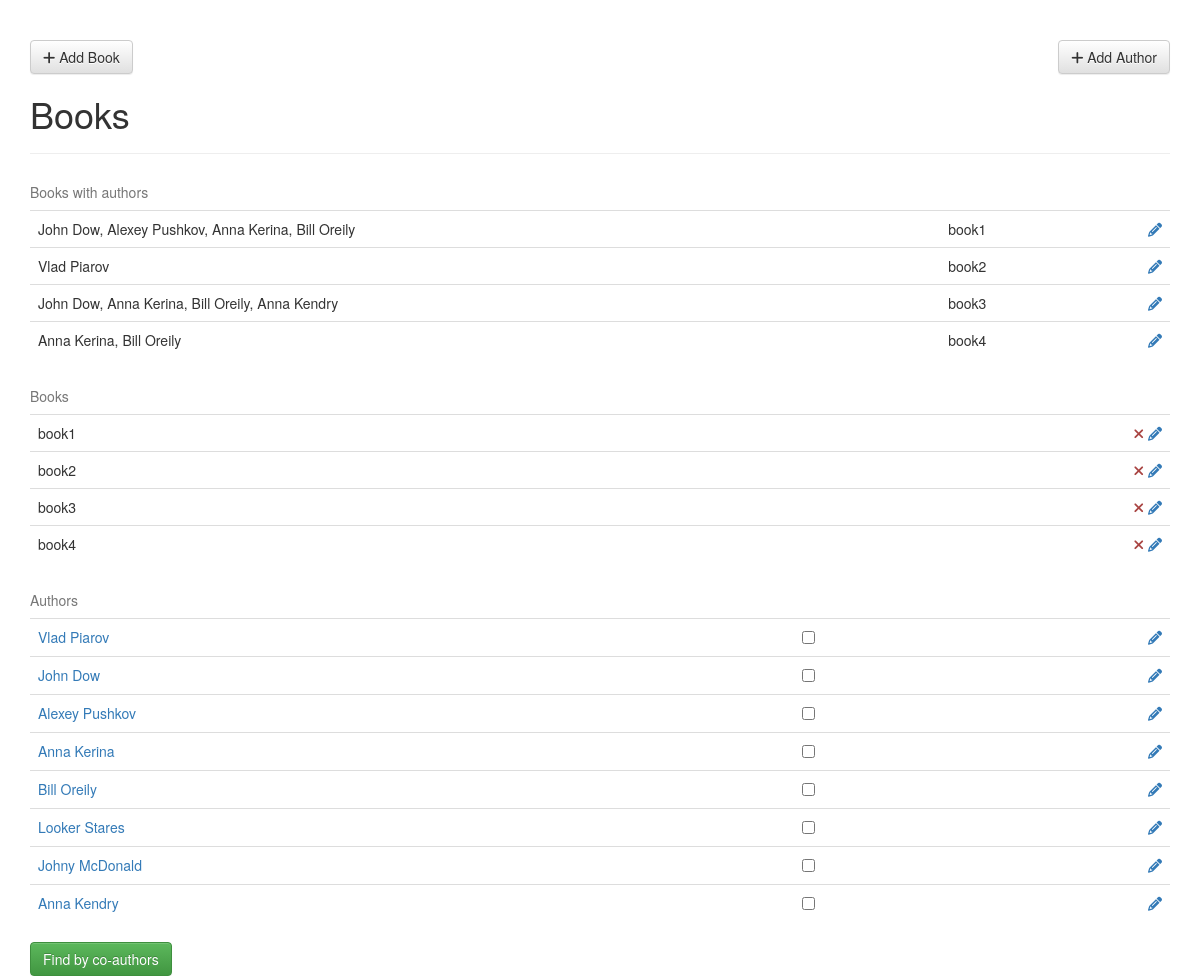
The page / on the database its author committed.
### tables this page shows
CREATE TABLE `books` (
  `id` int(11) NOT NULL,
  `name` varchar(128) NOT NULL
);

CREATE TABLE `authors` (
  `id` int(11) NOT NULL,
  `name` varchar(128) NOT NULL
);

### Controllers/Controller.php (called while the page is built, shortened)
<?php
class Controller
{
    public function __construct()
    {
        $this->conn = new mysqli(Config::$host, Config::$login, Config::$password, Config::$dbname);
    }
    public function render($name, $vars, $layout = null)
    {
        extract($vars);
        include 'Views/'.$name.'.php';
        if ($layout) {
            $content = ob_get_clean();
            include 'Views/'.$layout.'.php';
        }
    }
}

### Controllers/DefaultController.php (called while the page is built)
<?php
class DefaultController extends Controller
{
    public function indexAction()
    {
        $sql = "SELECT GROUP_CONCAT(a.name SEPARATOR ', ') as authors, b.id as book_id, b.name as book_name FROM books AS b,
          authors_books AS ab, authors as a WHERE b.id=ab.book_id AND a.id = ab.author_id group by b.id";
        $result_books_with_authors = $this->conn->query($sql);
        $sql = "SELECT * FROM books";
        $result_books = $this->conn->query($sql);
        $sql = "SELECT * FROM authors";
        $result_authors = $this->conn->query($sql);
        $this->render('index', [
            'books_with_authors' => $result_books_with_authors->fetch_all(MYSQLI_ASSOC),
            'books'              => $result_books->fetch_all(MYSQLI_ASSOC),
            'authors'            => $result_authors->fetch_all(MYSQLI_ASSOC),
        ], 'layout');
    }
}

### index.php (called while the page is built)
<?php
require_once 'Route.php';
require_once 'Config.php';
require_once 'Controllers/Controller.php';
Route::start();

### Views/index.php (the view)
<div class="page-header">
    <a class="btn btn-default pull-right" href="/?controller=author&action=add"><i class="fa fa-plus"></i> Add Author</a>
    <a class="btn btn-default" href="/?controller=book&action=add"><i class="fa fa-plus"></i> Add Book</a>
    <h1>Books</h1>
</div>
<table class="table">
    <caption>Books with authors</caption>
    <?php foreach($books_with_authors as $book): ?>
        <tr>
            <td><?= $book['authors']?></td>
            <td><?= $book['book_name']?></td>
            <td class="text-right"><a class="" href="/?controller=book&action=edit&id=<?=$book['book_id']?>"><i class="fa fa-pencil"></i></a></td>
        </tr>
    <?php endforeach; ?>
</table>
<table class="table">
    <caption>Books</caption>
    <?php foreach($books as $book): ?>
        <tr>
            <td><?= $book['name']?></td>
            <td class="text-right">
                <a class="text-danger" href="/?controller=book&action=delete&id=<?=$book['id']?>"><i class="fa fa-times"></i></a>
                <a class="" href="/?controller=book&action=edit&id=<?=$book['id']?>"><i class="fa fa-pencil"></i></a>
            </td>
        </tr>
    <?php endforeach; ?>
</table>
<form action="/?controller=author&action=coauthors" method="post">
<table class="table">
    <caption>Authors</caption>
    <?php foreach($authors as $author): ?>
        <tr>
            <td><a href="/?controller=author&action=books&id=<?= $author['id']?>"><?= $author['name']?></a></td>
            <td><input type="checkbox" name="authors[]" value="<?= $author['id']?>"></td>
            <td class="text-right"><a class="" href="/?controller=author&action=edit&id=<?=$author['id']?>"><i class="fa fa-pencil"></i></a></td>
        </tr>
    <?php endforeach; ?>
</table>
    <input type="submit" value="Find by co-authors" class="btn btn-success">
</form>

### Route.php (shortened to what this page needs)
<?php
class Route
{
    static function start()
    {
        $action_name     = $_GET['action'] ? $_GET['action'] : 'index';
        $action_name     = $action_name.'Action';
        $controller = new $controller_name;
        $action     = $action_name;
        if(method_exists($controller, $action))
        {
            $controller->$action();
        }
        else
        {
            Route::ErrorPage404();
        }
    }
}

### Views/layout.php (shortened to what this page needs)
<!DOCTYPE html>
<html lang="ru">
<head>
    <link href="https://maxcdn.bootstrapcdn.com/bootstrap/3.2.0/css/bootstrap.min.css" rel="stylesheet">
    <link href="https://maxcdn.bootstrapcdn.com/bootstrap/3.2.0/css/bootstrap-theme.min.css" rel="stylesheet">
</head>
<body>
    <div class="container">
        <?php echo $content ?>
    </div>
</body>
</html>

### rows shown on the page
books: authors "John Dow, Alexey Pushkov, Anna Kerina, Bill Oreily", name "book1"
books: authors "Vlad Piarov", name "book2"
books: authors "John Dow, Anna Kerina, Bill Oreily, Anna Kendry", name "book3"
books: authors "Anna Kerina, Bill Oreily", name "book4"
authors: name "Vlad Piarov"
authors: name "John Dow"
authors: name "Alexey Pushkov"
authors: name "Anna Kerina"
authors: name "Bill Oreily"
authors: name "Looker Stares"
authors: name "Johny McDonald"
authors: name "Anna Kendry"
